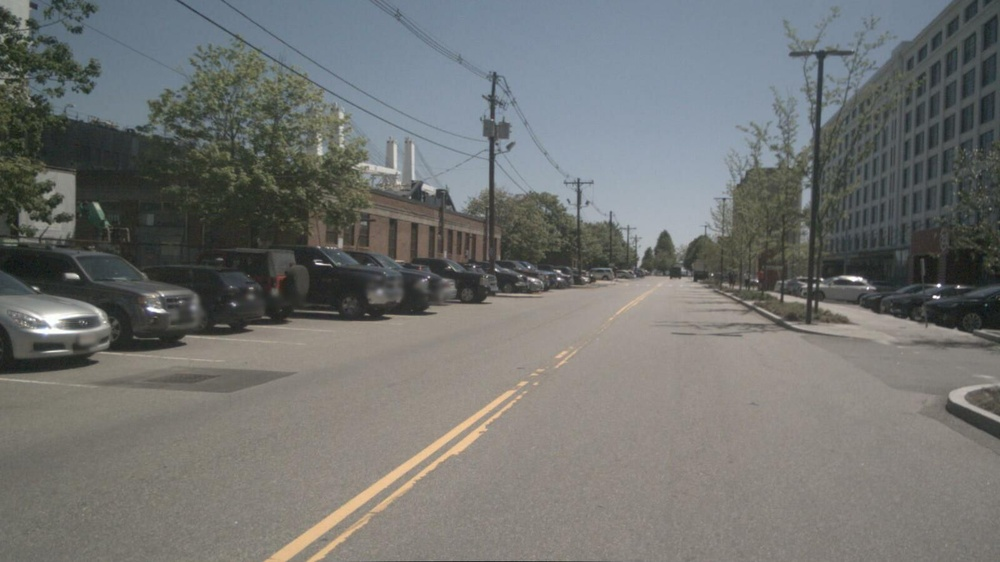
#> input picture image_generation_ai2/clean_images/n008-2018-05-21-11-06-59-0400__CAM_FRONT__1526915280012465.jpg, 1000 x 562 px, shrunk from 1600 x 900 before the run, found by its file name; its folder holds only this picture in this run
$ python auto_mask.py
#> lines starting #> are read from the running program, lines starting #| are printed output that depends on the picture; after the words box and inside, x2 and y2 are one past the last pixel; in counts of white or black regions, pixels touching at a corner belong together
import os
import cv2
import numpy as np
from PIL import Image
import random
import json

input_dir = 'clean_images'
mask_dir = 'masks'

os.makedirs(mask_dir, exist_ok=True)

# Load configuration from JSON file
with open('gen_config.json', 'r') as f:
#> (reads image-generation-ai2/gen_config.json from the repository)
    config = json.load(f)

# Settings from config
insert_box_width_ratio = config['insert_box_width_ratio']
insert_box_height_ratio = config['insert_box_height_ratio']
position_variation_ratio = config['position_variation_ratio']
dim_variation_ratio = config['dim_variation_ratio']

for img_name in os.listdir(input_dir):
    if not img_name.lower().endswith(('.jpg', '.png')):
        continue

    img_path = os.path.join(input_dir, img_name)
    img = Image.open(img_path)
#> img is the input picture: PIL image 1000x562 RGB; mean R, G, B 113.3, 114.6, 112.7
    img_width, img_height = img.size
#> img_width = 1000; img_height = 562

    # Insert Box Size with Variation
    box_w = int(img_width * insert_box_width_ratio)
#> box_w = 150
    box_h = int(img_height * insert_box_height_ratio)
#> box_h = 84

    dw = int(box_w * dim_variation_ratio)
#> dw = 7
    dh = int(box_h * dim_variation_ratio)
#> dh = 4

    box_w += random.randint(-dw, dw)
#> box_w = 156
    box_h += random.randint(-dh, dh)
#> box_h = 86

    box_w = max(int(img_width * 0.05), min(box_w, int(img_width * 0.4)))
    box_h = max(int(img_height * 0.05), min(box_h, int(img_height * 0.4)))

    # Position Variation
    max_dx = int(img_width * position_variation_ratio)
#> max_dx = 100
    max_dy = int(img_height * position_variation_ratio)
#> max_dy = 56

    dx = random.randint(-max_dx, max_dx)
#> dx = 94
    dy = random.randint(-max_dy, max_dy)
#> dy = -3

    # Insert Box Position (centered with variation)
    x1 = int((img_width - box_w) / 2) + dx
#> x1 = 516
    y1 = int((img_height - box_h) / 1.5) + dy
#> y1 = 314

    # Ensure within image bounds
    x1 = max(0, min(x1, img_width - box_w))
    y1 = max(0, min(y1, img_height - box_h))

    x2 = x1 + box_w
#> x2 = 672
    y2 = y1 + box_h

    # Create mask
    mask = np.zeros((img_height, img_width), dtype=np.uint8)
    cv2.rectangle(mask, (x1, y1), (x2, y2), 255, -1)
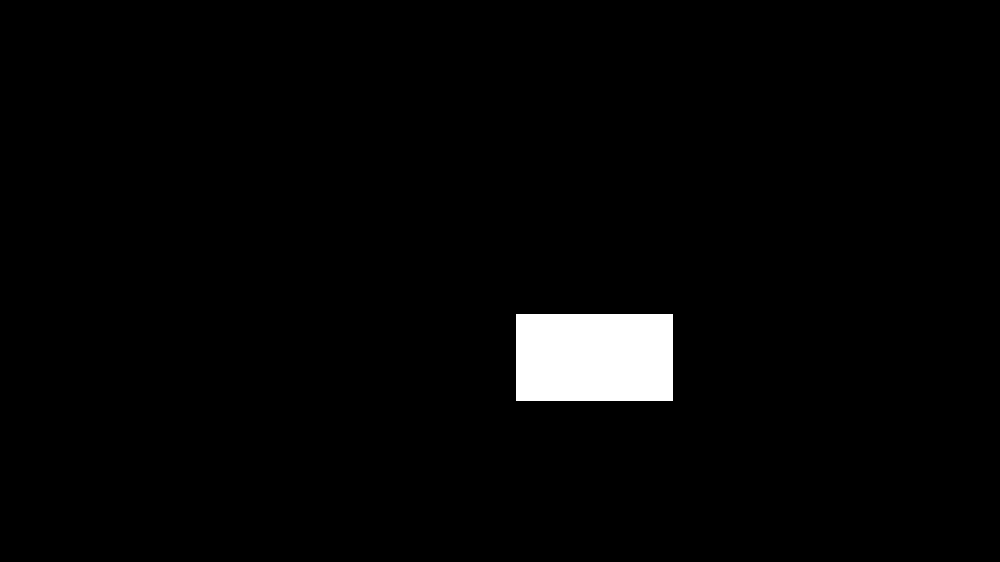
#> mask: shape (562, 1000); 2.4% white; 1 white region, box (x1, y1, x2, y2) and area: (516, 314, 673, 401) 13659

    mask_path = os.path.join(mask_dir, img_name.replace('.jpg', '.png').replace('.jpeg', '.png'))
    cv2.imwrite(mask_path, mask)

print("\n✅ Alle Masken erfolgreich mittig mit Positions- und Größenvariation erstellt und gespeichert.")
